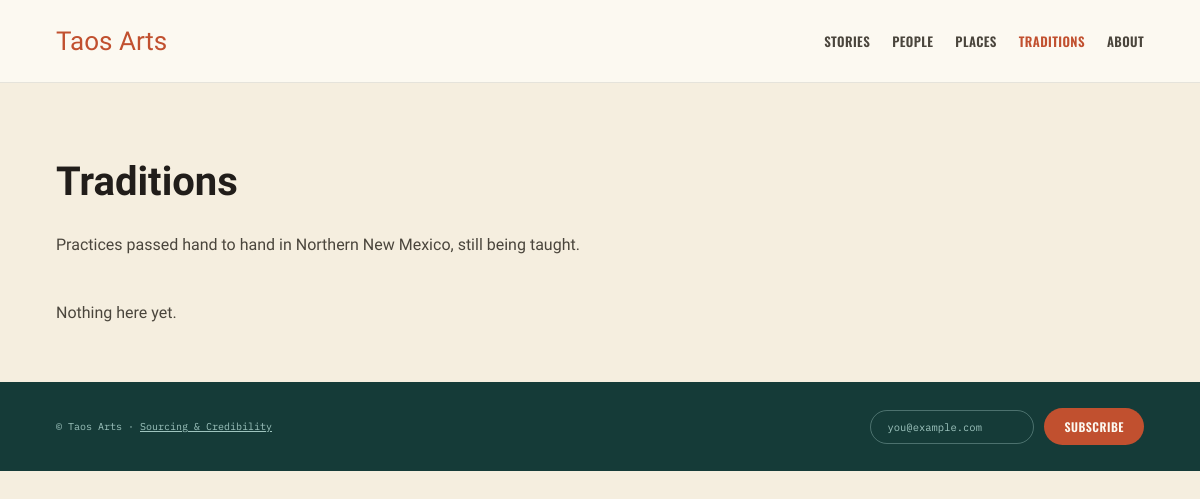
The app's page /traditions.php, older data.
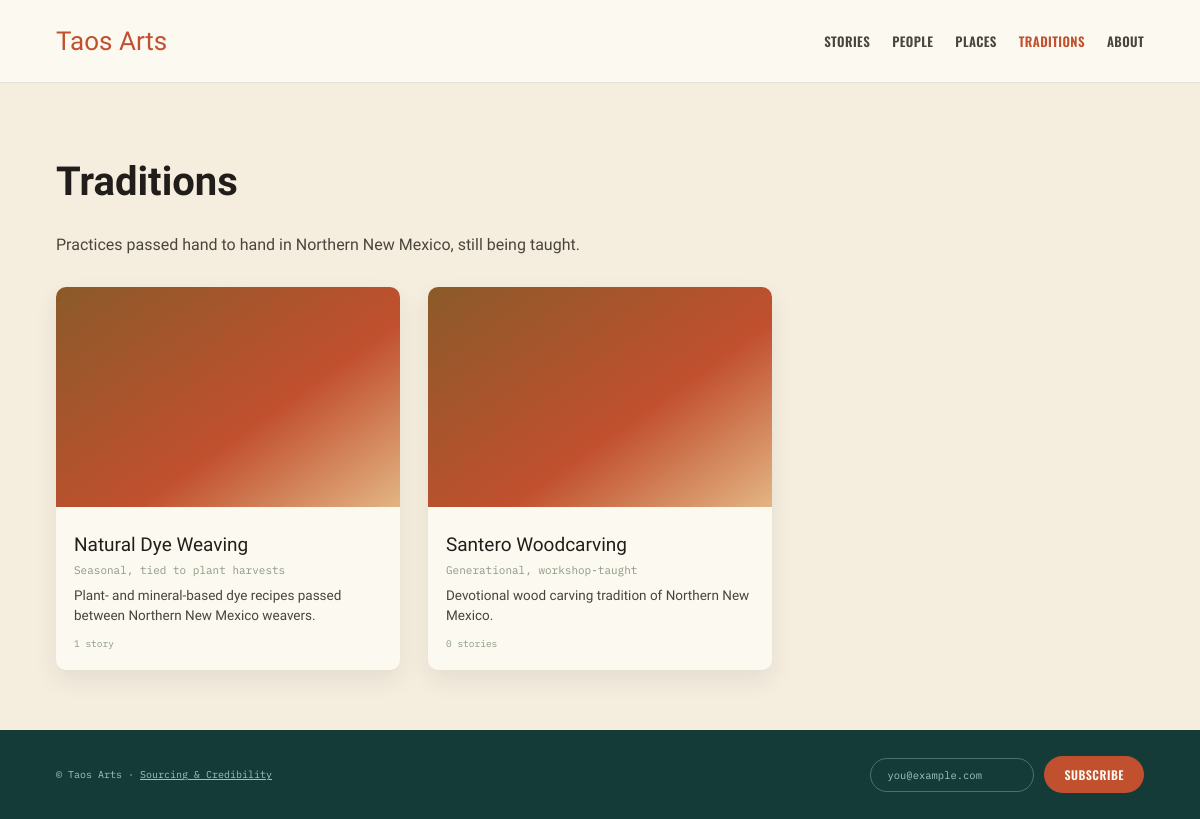
The same page, newer data.
### tables this page shows
CREATE TABLE entities (
  id INT UNSIGNED AUTO_INCREMENT PRIMARY KEY,
  type ENUM('person','place','tradition') NOT NULL,
  name VARCHAR(255) NOT NULL,
  slug VARCHAR(255) NOT NULL UNIQUE,
  one_line_id VARCHAR(255),
  aliases JSON,
  keywords JSON,
  date_start VARCHAR(50),
  date_end VARCHAR(50),
  coordinates VARCHAR(100),
  cadence VARCHAR(100),
  portrait_image_id INT UNSIGNED,
  bio_markdown TEXT,
  created_at DATETIME DEFAULT CURRENT_TIMESTAMP,
  updated_at DATETIME DEFAULT CURRENT_TIMESTAMP ON UPDATE CURRENT_TIMESTAMP,
  FOREIGN KEY (portrait_image_id) REFERENCES images(id) ON DELETE SET NULL,
  INDEX (type),
  INDEX (slug)
);

### traditions.php (called while the page is built, shortened)
<?php
require_once __DIR__ . '/_layout.php';
$pageTitle = 'Traditions';
$pageLead = 'Practices passed hand to hand in Northern New Mexico, still being taught.';
require __DIR__ . '/includes/entity_index.php';
require __DIR__ . '/_footer.php';

### includes/functions.php (called while the page is built, shortened)
<?php
function h($value): string { return htmlspecialchars((string)$value, ENT_QUOTES, 'UTF-8'); }
    ?>
    <?php
function entity_meta_line(array $e): ?string {
    if ($e['type'] === 'tradition' && $e['cadence']) {
        return $e['cadence'];
    }
    return null;
}

### includes/entity_index.php (the view, shortened to what this page needs)
<?php
$pdo = db();
$rows = $pdo->prepare(
    "SELECT e.*, (SELECT COUNT(*) FROM story_entities se JOIN stories s ON s.id = se.story_id
       WHERE se.entity_id = e.id AND s.status = 'published') story_count
     FROM entities e WHERE e.type = ? ORDER BY e.name"
);
$rows->execute([$entityType]);
$rows = $rows->fetchAll();
?>
<div class="page-header">
  <h1 class="page-title"><?= h($pageTitle) ?></h1>
  <p class="page-lead"><?= h($pageLead) ?></p>
</div>
<div class="container" style="margin-top:30px;">
  <div class="card-grid">
    <?php foreach ($rows as $e): $portrait = null;
    ?>
    <div class="card">
      <div class="card-image portrait">
      </div>
      <div class="card-body">
        <div class="card-title"><a href="entity.php?slug=<?= h($e['slug']) ?>"><?= h($e['name']) ?></a></div>
        <?php if ($metaLine = entity_meta_line($e)): ?><div class="mono" style="font-size:11px;color:var(--sage);margin-top:6px;"><?= h($metaLine) ?></div><?php endif; ?>
        <div class="card-dek"><?= h($e['one_line_id']) ?></div>
        <div class="card-meta"><?= (int)$e['story_count'] ?> <?= $e['story_count'] == 1 ? 'story' : 'stories' ?></div>
      </div>
    </div>
    <?php endforeach; ?>
  </div>
  <?php if (!$rows): ?><p style="color:var(--muted)">Nothing here yet.</p><?php endif; ?>
</div>

Row changes from the older to the newer data that the page shows:
added entities: name "Natural Dye Weaving", cadence "Seasonal, tied to plant harvests", one_line "Plant- and mineral-based dye recipes passed between Northern New Mexico weavers.", story_count "1"
added entities: name "Santero Woodcarving", cadence "Generational, workshop-taught", one_line "Devotional wood carving tradition of Northern New Mexico.", story_count "0", shows "stories"
Text that changed along with them:
text no longer shown: "Nothing here yet."
